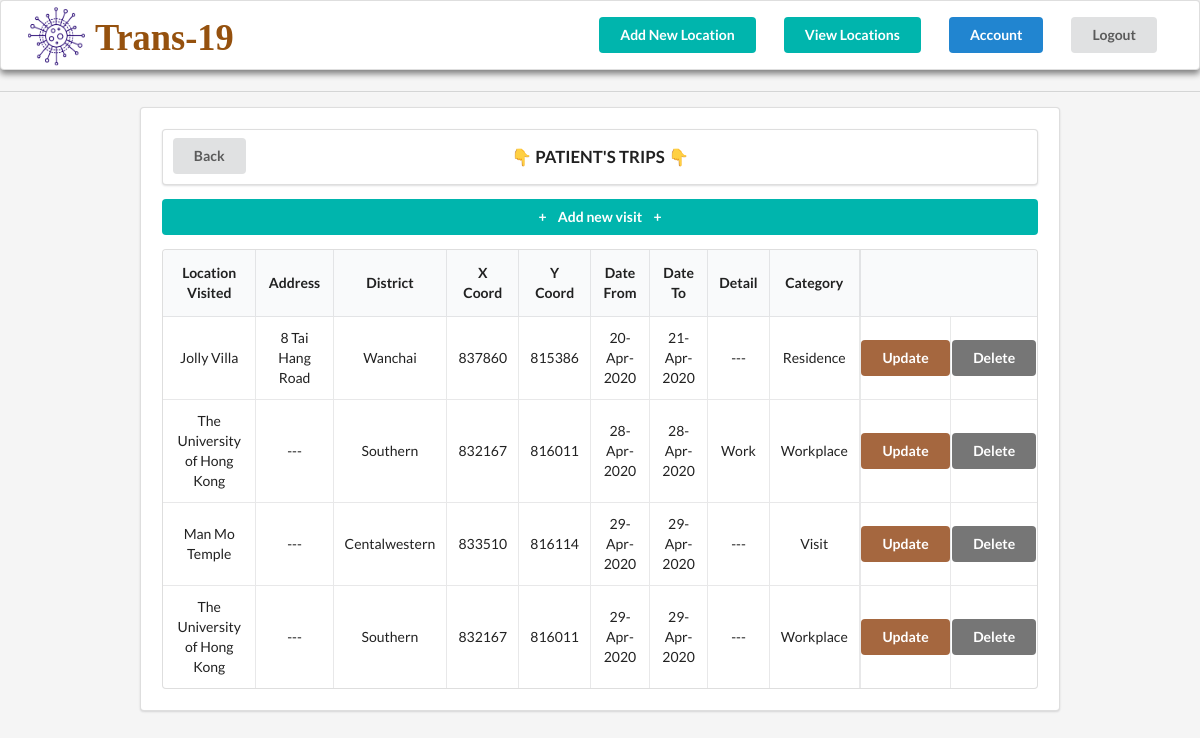
Screenshot of /patient/43/ (signed in) with the database file from the repository.
### trans_19/models.py (models this page shows, shortened)
class Visit(models.Model):
    patient = models.ForeignKey(Patient, on_delete=models.CASCADE)
    location = models.ForeignKey(Location, on_delete=models.CASCADE, null=True, blank=True)
    date_From = models.DateField('Date From (YYYY-MM-DD)')
    date_To = models.DateField('Date To (YYYY-MM-DD)')
    details = models.CharField(max_length=70)
    category = models.CharField(max_length=9, choices=VISIT_CHOICES)

class Location(models.Model):
    name = models.CharField('Location Visited', max_length=70)
    address = models.CharField(max_length=70)
    district = models.CharField(max_length=17, choices=DISTRICTS_CHOICES)
    xCoord = models.IntegerField('X Coordinate')
    yCoord = models.IntegerField('Y Coordinate')
    category = models.CharField(max_length=9, choices=VISIT_CHOICES)

### trans_19/views.py (the view)
# urls.py: path('patient/<int:patient>/', PatientDetailView.as_view(),
class PatientDetailView(LoginRequiredMixin, TemplateView):
    template_name = 'patients/patient_trips.html'
    def get_context_data(self, **kwargs):
        patient = self.kwargs['patient']
        context = super().get_context_data(**kwargs)
        context['visit_list'] = Visit.objects.filter(patient__pk=patient)
        context['patient'] = Patient.objects.get(pk=patient)
        return context

### trans_19/templates/patients/patient_trips.html
{% extends "patients/index.html" %}
{% block content %}
<div class="ui divider"></div>
<div class="ui segment" style="margin:0 10em; padding: 1.5em;">
  <div class="ui segment" style="font-weight: 700; font-size: 1.2em; position: relative; padding: 0;">
    <a href="{%url 'trans_19_home'%}">
      <div class="ui button" style="position:absolute; left:0px; margin: 0.6em 0 0 0.7em">Back</div>
    </a>
    <div class="cent" style="margin: 0 auto; text-align: center; padding: 1em 0;">👇 PATIENT'S TRIPS 👇</div>
  </div>
  <div>
    <a class="ui teal button" href="{%url 'trans_19_addPatientVisit' patient.id %}" style="width: 100%;">+<span
        style="margin:0 0.8em">Add new
        visit</span>+</a>
  </div>
  <table class="ui celled table" style="text-align: center;">
    <thead>
      <tr>
        <th>Location Visited</th>
        <th>Address</th>
        <th>District</th>
        <th>X Coord</th>
        <th>Y Coord</th>
        <th>Date From</th>
        <th>Date To</th>
        <th>Detail</th>
        <th>Category</th>
        <th colspan="2" style="border-left:0.2em solid rgba(34,36,38,.1);"></th>
      </tr>
    </thead>
    <tbody>
      {% for visit in visit_list %}
      <tr>
        <td data-label="NameLocation">{{visit.location.name}}</td>
        <td data-label="Address">{{visit.location.address}}</td>
        <td data-label="District">{{visit.location.district|capfirst}}</td>
        <td data-label="xCoord">{{visit.location.xCoord}}</td>
        <td data-label="yCoord">{{visit.location.yCoord}}</td>
        <td data-label="DateFrom">{{visit.date_From|date:"d-M-Y"}}</td>
        <td data-label="DateTo">{{visit.date_To|date:"d-M-Y"}}</td>
        <td data-label="Details">{{visit.details}}</td>
        <td data-label="Category">{{visit.location.category|capfirst}}</td>
        <td style="border-left:0.2em solid rgba(34,36,38,.1); padding-left:0.05em; padding-right:0.05em; "><a
            class="ui brown button" href="{%url 'trans_19_updatePatientVisit' patient.id visit.id %}"
            style="margin:0">Update</a>
        </td>
        <td style="padding-left:0.05em; padding-right:0.05em;"><a class="ui grey button"
            href="{%url 'trans_19_deletePatientVisit' patient.id visit.id %}" style="margin:0">Delete</a>
        </td>
      </tr>
      {% endfor %}
    </tbody>
  </table>
</div>
{% endblock content %}

### trans_19/static/main.css (style rules this page uses)
.table { display: table; margin: 0 auto; }

### rows the page displays
Visit: location.name "Jolly Villa", location.address "8 Tai Hang Road", location.district "Wanchai", location.xCoord "837860", location.yCoord "815386", date_From "20-Apr-2020", date_To "21-Apr-2020", details "---", location.category "Residence"
Visit: location.name "The University of Hong Kong", location.address "---", location.district "Southern", location.xCoord "832167", location.yCoord "816011", date_From "28-Apr-2020", date_To "28-Apr-2020", details "Work", location.category "Workplace"
Visit: location.name "Man Mo Temple", location.address "---", location.district "Centalwestern", location.xCoord "833510", location.yCoord "816114", date_From "29-Apr-2020", date_To "29-Apr-2020", details "---", location.category "Visit"
Visit: location.name "The University of Hong Kong", location.address "---", location.district "Southern", location.xCoord "832167", location.yCoord "816011", date_From "29-Apr-2020", date_To "29-Apr-2020", details "---", location.category "Workplace"
